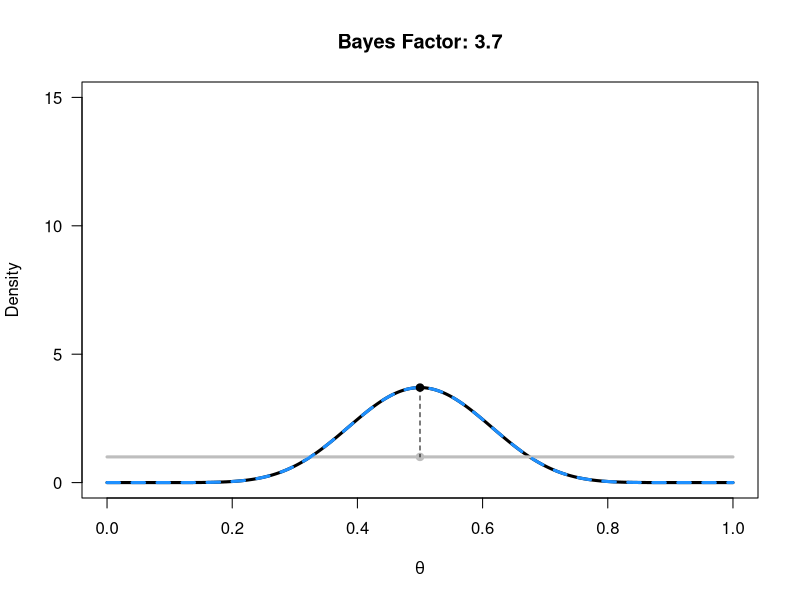
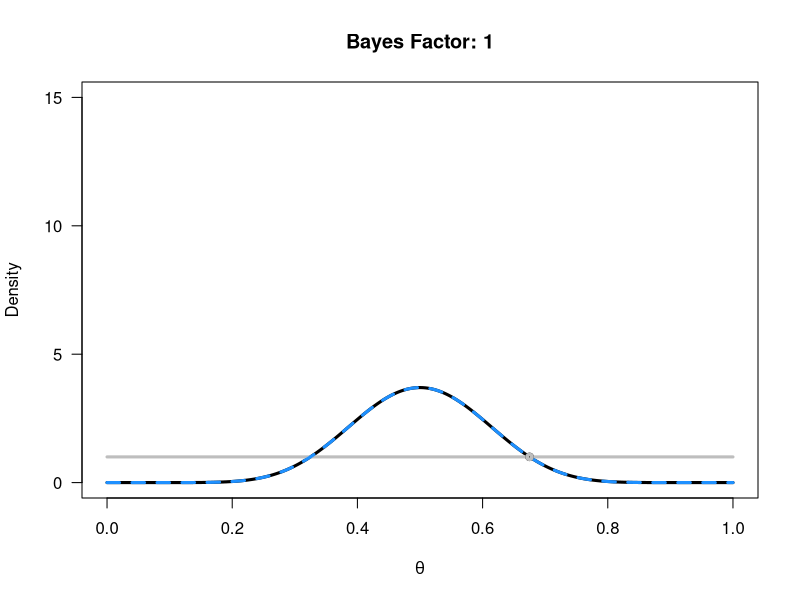
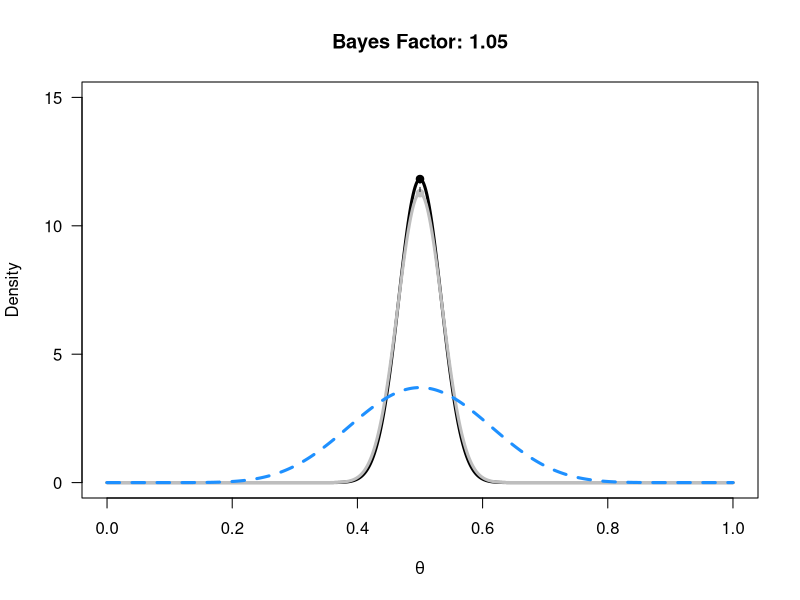
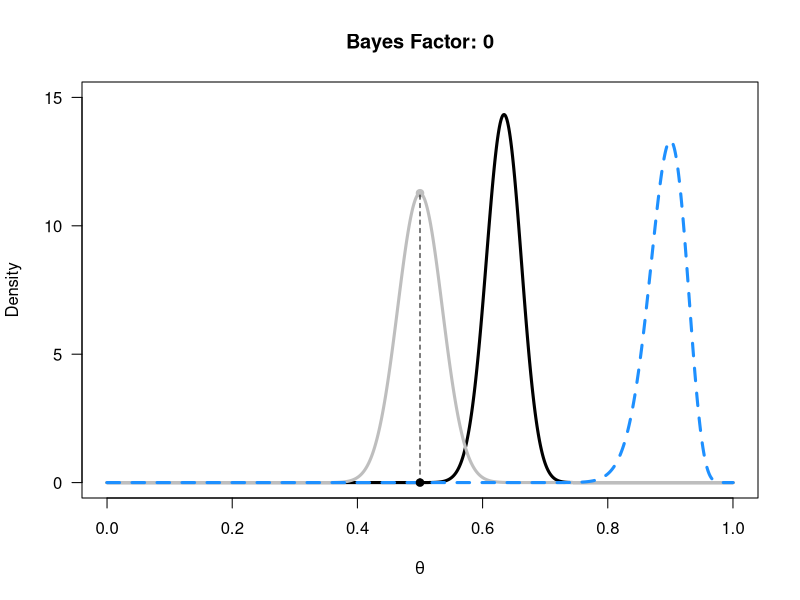
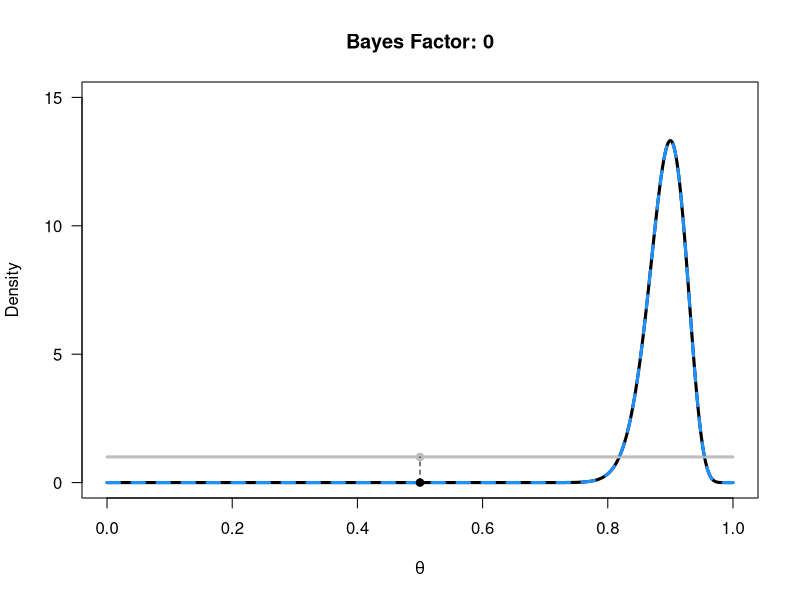
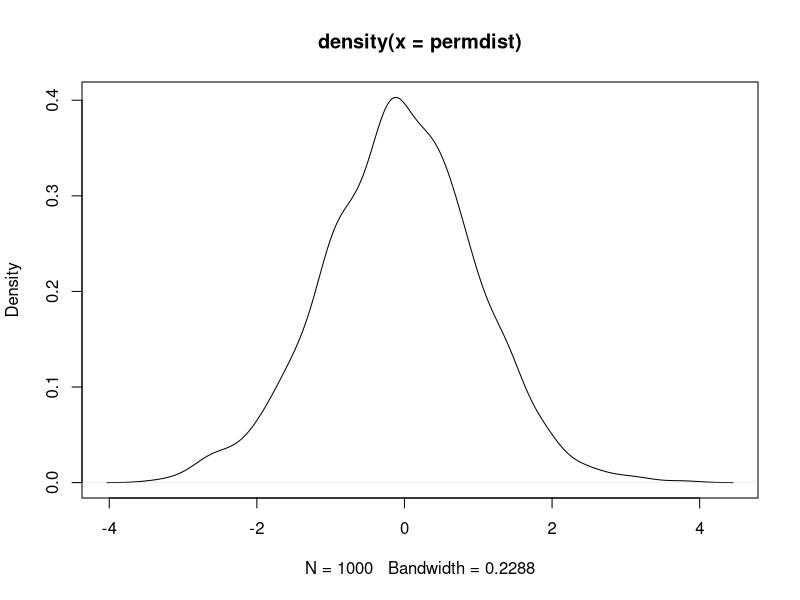

Write R code to recreate these figures, in order.
## ---- chunk 1
knitr::opts_chunk$set(echo = TRUE)

library(boot)
library(tidyverse)
library(BayesFactor)

dat<-read.table("decision.dat",header=T)
## ---- chunk 2
H0<-0.5 #Set the point null hypothesis you want to calculate the Bayes Factor for
n<-20 #set total trials
x<-10 #set successes
aprior<-1 #Set the alpha for the Beta distribution representing the prior
bprior<-1 #Set the beta for the Beta distribution representing the prior

alikelihood<-x+1 #Calculate the alpha for the Beta distribution for the likelihood
blikelihood<-n-x+1 #Calculate the beta for the Beta distribution for the likelihood
aposterior<-aprior+alikelihood-1 #Calculate the alpha for the Beta distribution for the 
# posterior
bposterior<-bprior+blikelihood-1 #Calculate the beta for the Beta distribution for the 
# posterior

theta<-seq(0,1,0.001) #create theta range from 0 to 1
prior <- dbeta(theta, aprior, bprior)
likelihood <- dbeta(theta, alikelihood, blikelihood)
posterior <- dbeta(theta, aposterior, bposterior)
plot(theta, posterior, ylim=c(0, 15), type = "l", lwd = 3, xlab = bquote(theta), 
     ylab = "Density", las = 1)
lines(theta, prior, col="grey", lwd = 3)
lines(theta, likelihood, lty = 2, lwd = 3, col="dodgerblue")
# define a Bayes Factor comparing prior and posterior
BF<-dbeta(H0, aposterior, bposterior)/dbeta(H0, aprior, bprior)
points(H0,dbeta(H0, aposterior, bposterior), pch = 19)
points(H0,dbeta(H0, aprior, bprior), pch = 19, col="grey")
segments(H0, dbeta(H0, aposterior, bposterior), H0, dbeta(H0, aprior, bprior), lty=2)
title(paste('Bayes Factor:',round(BF,digits=2)))
## ---- chunk 3
H0<-0.675 #Set the point null hypothesis you want to calculate the Bayes Factor for
n<-20 #set total trials
x<-10 #set successes
aprior<-1 #Set the alpha for the Beta distribution representing the prior
bprior<-1 #Set the beta for the Beta distribution representing the prior

alikelihood<-x+1 #Calculate the alpha for the Beta distribution for the likelihood
blikelihood<-n-x+1 #Calculate the beta for the Beta distribution for the likelihood
aposterior<-aprior+alikelihood-1 #Calculate the alpha for the Beta distribution for the 
# posterior
bposterior<-bprior+blikelihood-1 #Calculate the beta for the Beta distribution for the 
# posterior

theta<-seq(0,1,0.001) #create theta range from 0 to 1
prior <- dbeta(theta, aprior, bprior)
likelihood <- dbeta(theta, alikelihood, blikelihood)
posterior <- dbeta(theta, aposterior, bposterior)
plot(theta, posterior, ylim=c(0, 15), type = "l", lwd = 3, xlab = bquote(theta), 
     ylab = "Density", las = 1)
lines(theta, prior, col="grey", lwd = 3)
lines(theta, likelihood, lty = 2, lwd = 3, col="dodgerblue")
# define a Bayes Factor comparing prior and posterior
BF<-dbeta(H0, aposterior, bposterior)/dbeta(H0, aprior, bprior)
points(H0,dbeta(H0, aposterior, bposterior), pch = 19)
points(H0,dbeta(H0, aprior, bprior), pch = 19, col="grey")
segments(H0, dbeta(H0, aposterior, bposterior), H0, dbeta(H0, aprior, bprior), lty=2)
title(paste('Bayes Factor:',round(BF,digits=2)))
## ---- chunk 4
H0<-0.5 #Set the point null hypothesis you want to calculate the Bayes Factor for
n<-20 #set total trials
x<-10 #set successes
aprior<-100 #Set the alpha for the Beta distribution representing the prior
bprior<-100 #Set the beta for the Beta distribution representing the prior

alikelihood<-x+1 #Calculate the alpha for the Beta distribution for the likelihood
blikelihood<-n-x+1 #Calculate the beta for the Beta distribution for the likelihood
aposterior<-aprior+alikelihood-1 #Calculate the alpha for the Beta distribution for the 
# posterior
bposterior<-bprior+blikelihood-1 #Calculate the beta for the Beta distribution for the 
# posterior

theta<-seq(0,1,0.001) #create theta range from 0 to 1
prior <- dbeta(theta, aprior, bprior)
likelihood <- dbeta(theta, alikelihood, blikelihood)
posterior <- dbeta(theta, aposterior, bposterior)
plot(theta, posterior, ylim=c(0, 15), type = "l", lwd = 3, xlab = bquote(theta), 
     ylab = "Density", las = 1)
lines(theta, prior, col="grey", lwd = 3)
lines(theta, likelihood, lty = 2, lwd = 3, col="dodgerblue")
# define a Bayes Factor comparing prior and posterior
BF<-dbeta(H0, aposterior, bposterior)/dbeta(H0, aprior, bprior)
points(H0,dbeta(H0, aposterior, bposterior), pch = 19)
points(H0,dbeta(H0, aprior, bprior), pch = 19, col="grey")
segments(H0, dbeta(H0, aposterior, bposterior), H0, dbeta(H0, aprior, bprior), lty=2)
title(paste('Bayes Factor:',round(BF,digits=2)))
## ---- chunk 5
H0<-0.5 #Set the point null hypothesis you want to calculate the Bayes Factor for
n<-100 #set total trials
x<-90 #set successes
aprior<-100 #Set the alpha for the Beta distribution representing the prior
bprior<-100 #Set the beta for the Beta distribution representing the prior

alikelihood<-x+1 #Calculate the alpha for the Beta distribution for the likelihood
blikelihood<-n-x+1 #Calculate the beta for the Beta distribution for the likelihood
aposterior<-aprior+alikelihood-1 #Calculate the alpha for the Beta distribution for the 
# posterior
bposterior<-bprior+blikelihood-1 #Calculate the beta for the Beta distribution for the 
# posterior

theta<-seq(0,1,0.001) #create theta range from 0 to 1
prior <- dbeta(theta, aprior, bprior)
likelihood <- dbeta(theta, alikelihood, blikelihood)
posterior <- dbeta(theta, aposterior, bposterior)
plot(theta, posterior, ylim=c(0, 15), type = "l", lwd = 3, xlab = bquote(theta), 
     ylab = "Density", las = 1)
lines(theta, prior, col="grey", lwd = 3)
lines(theta, likelihood, lty = 2, lwd = 3, col="dodgerblue")
# define a Bayes Factor comparing prior and posterior
BF<-dbeta(H0, aposterior, bposterior)/dbeta(H0, aprior, bprior)
points(H0,dbeta(H0, aposterior, bposterior), pch = 19)
points(H0,dbeta(H0, aprior, bprior), pch = 19, col="grey")
segments(H0, dbeta(H0, aposterior, bposterior), H0, dbeta(H0, aprior, bprior), lty=2)
title(paste('Bayes Factor:',round(BF,digits=2)))
## ---- chunk 6
H0<-0.5 #Set the point null hypothesis you want to calculate the Bayes Factor for
n<-100 #set total trials
x<-90 #set successes
aprior<-1 #Set the alpha for the Beta distribution representing the prior
bprior<-1 #Set the beta for the Beta distribution representing the prior

alikelihood<-x+1 #Calculate the alpha for the Beta distribution for the likelihood
blikelihood<-n-x+1 #Calculate the beta for the Beta distribution for the likelihood
aposterior<-aprior+alikelihood-1 #Calculate the alpha for the Beta distribution for the 
# posterior
bposterior<-bprior+blikelihood-1 #Calculate the beta for the Beta distribution for the 
# posterior

theta<-seq(0,1,0.001) #create theta range from 0 to 1
prior <- dbeta(theta, aprior, bprior)
likelihood <- dbeta(theta, alikelihood, blikelihood)
posterior <- dbeta(theta, aposterior, bposterior)
plot(theta, posterior, ylim=c(0, 15), type = "l", lwd = 3, xlab = bquote(theta), 
     ylab = "Density", las = 1)
lines(theta, prior, col="grey", lwd = 3)
lines(theta, likelihood, lty = 2, lwd = 3, col="dodgerblue")
# define a Bayes Factor comparing prior and posterior
BF<-dbeta(H0, aposterior, bposterior)/dbeta(H0, aprior, bprior)
points(H0,dbeta(H0, aposterior, bposterior), pch = 19)
points(H0,dbeta(H0, aprior, bprior), pch = 19, col="grey")
segments(H0, dbeta(H0, aposterior, bposterior), H0, dbeta(H0, aprior, bprior), lty=2)
title(paste('Bayes Factor:',round(BF,digits=2)))
## ---- chunk 7
onlyDotsAll <- dat[dat$isDots==1,]

# selecting only correct trials
onlyDotsAll <- onlyDotsAll[onlyDotsAll$ER != 1,]

# removing outliers
cleaned <- onlyDotsAll %>%
  filter(!(abs(RT - median(RT)) > 2*sd(RT)))

average <- onlyDotsAll %>% 
  group_by(cohFac, subjNo) %>% 
  summarise_all(median)

cohFacHighAll <- average %>% filter(cohFac == 1)
cohFacLowAll <- average %>% filter(cohFac == 0)

#t.test(cohFacLowAll$RT, cohFacHighAll$RT, paired=TRUE)
ttestBF(x = cohFacLowAll$RT, y = cohFacHighAll$RT, paired=TRUE)
## ---- chunk 8
onlyDots <- dat %>% filter(isDots == 1)

diffRT <- onlyDots %>% 
  group_by(cohFac, subjNo) %>% 
  summarise_all(median) %>% 
  group_by(subjNo) %>% 
  summarise_all(diff) %>% 
  mutate(RT.abs = abs(RT)) %>% 
  pull(RT.abs)

## ---- chunk 9
diffRT.boot <- boot(diffRT,function(x,i) mean(x[i]),R=1000)
## ---- chunk 10
boot.ci(boot.out = diffRT.boot, conf = c(0.95, 0.99), type = "perc")
## ---- chunk 11
z = diffRT.boot$t0/sd(diffRT.boot$t)

pnorm(-z, lower.tail = TRUE)
## ---- chunk 12
one.test<-function(x){
  flippedSigns<-sign(rbinom(length(x),1,0.5)-0.1)
  t.test(x*flippedSigns)$statistic
}

permdist <- replicate(1000, one.test(diffRT))
plot(density(permdist))
## ---- chunk 13
z = 5.9424 - mean(permdist)/sd(permdist)
pnorm(-z, lower.tail = TRUE)
